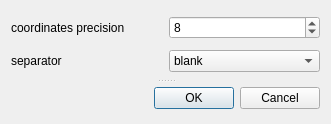
<?xml version="1.0" encoding="UTF-8"?>
<ui version="4.0">
 <class>SaveAsciiDialog</class>
 <widget class="QDialog" name="SaveAsciiDialog">
  <property name="geometry">
   <rect>
    <x>0</x>
    <y>0</y>
    <width>331</width>
    <height>124</height>
   </rect>
  </property>
  <property name="windowTitle">
   <string>Save Ascii Cloud</string>
  </property>
  <layout class="QGridLayout" name="gridLayout_3">
   <item row="0" column="0">
    <widget class="QSplitter" name="splitter">
     <property name="orientation">
      <enum>Qt::Vertical</enum>
     </property>
     <widget class="QWidget" name="layoutWidget">
      <layout class="QGridLayout" name="gridLayout">
       <item row="0" column="0">
        <widget class="QLabel" name="label">
         <property name="text">
          <string>coordinates precision</string>
         </property>
        </widget>
       </item>
       <item row="0" column="1">
        <widget class="QSpinBox" name="cooPrecisionPinBox">
         <property name="minimum">
          <number>0</number>
         </property>
         <property name="maximum">
          <number>16</number>
         </property>
         <property name="value">
          <number>8</number>
         </property>
        </widget>
       </item>
       <item row="1" column="0">
        <widget class="QLabel" name="label_2">
         <property name="text">
          <string>separator</string>
         </property>
        </widget>
       </item>
       <item row="1" column="1">
        <widget class="QComboBox" name="separatorComboBox">
         <item>
          <property name="text">
           <string>blank </string>
          </property>
         </item>
         <item>
          <property name="text">
           <string>comma,</string>
          </property>
         </item>
         <item>
          <property name="text">
           <string>semicolon;</string>
          </property>
         </item>
        </widget>
       </item>
      </layout>
     </widget>
     <widget class="QWidget" name="layoutWidget">
      <layout class="QHBoxLayout" name="horizontalLayout">
       <item>
        <spacer name="horizontalSpacer">
         <property name="orientation">
          <enum>Qt::Horizontal</enum>
         </property>
         <property name="sizeHint" stdset="0">
          <size>
           <width>194</width>
           <height>20</height>
          </size>
         </property>
        </spacer>
       </item>
       <item>
        <layout class="QGridLayout" name="gridLayout_2">
         <item row="0" column="0">
          <widget class="QPushButton" name="okButton">
           <property name="text">
            <string>OK</string>
           </property>
          </widget>
         </item>
         <item row="0" column="1">
          <widget class="QPushButton" name="cancelButton">
           <property name="text">
            <string>Cancel</string>
           </property>
          </widget>
         </item>
        </layout>
       </item>
      </layout>
     </widget>
    </widget>
   </item>
  </layout>
 </widget>
 <resources/>
 <connections>
  <connection>
   <sender>okButton</sender>
   <signal>clicked()</signal>
   <receiver>SaveAsciiDialog</receiver>
   <slot>accept()</slot>
   <hints>
    <hint type="sourcelabel">
     <x>183</x>
     <y>91</y>
    </hint>
    <hint type="destinationlabel">
     <x>68</x>
     <y>121</y>
    </hint>
   </hints>
  </connection>
  <connection>
   <sender>cancelButton</sender>
   <signal>clicked()</signal>
   <receiver>SaveAsciiDialog</receiver>
   <slot>reject()</slot>
   <hints>
    <hint type="sourcelabel">
     <x>257</x>
     <y>101</y>
    </hint>
    <hint type="destinationlabel">
     <x>255</x>
     <y>127</y>
    </hint>
   </hints>
  </connection>
 </connections>
</ui>
